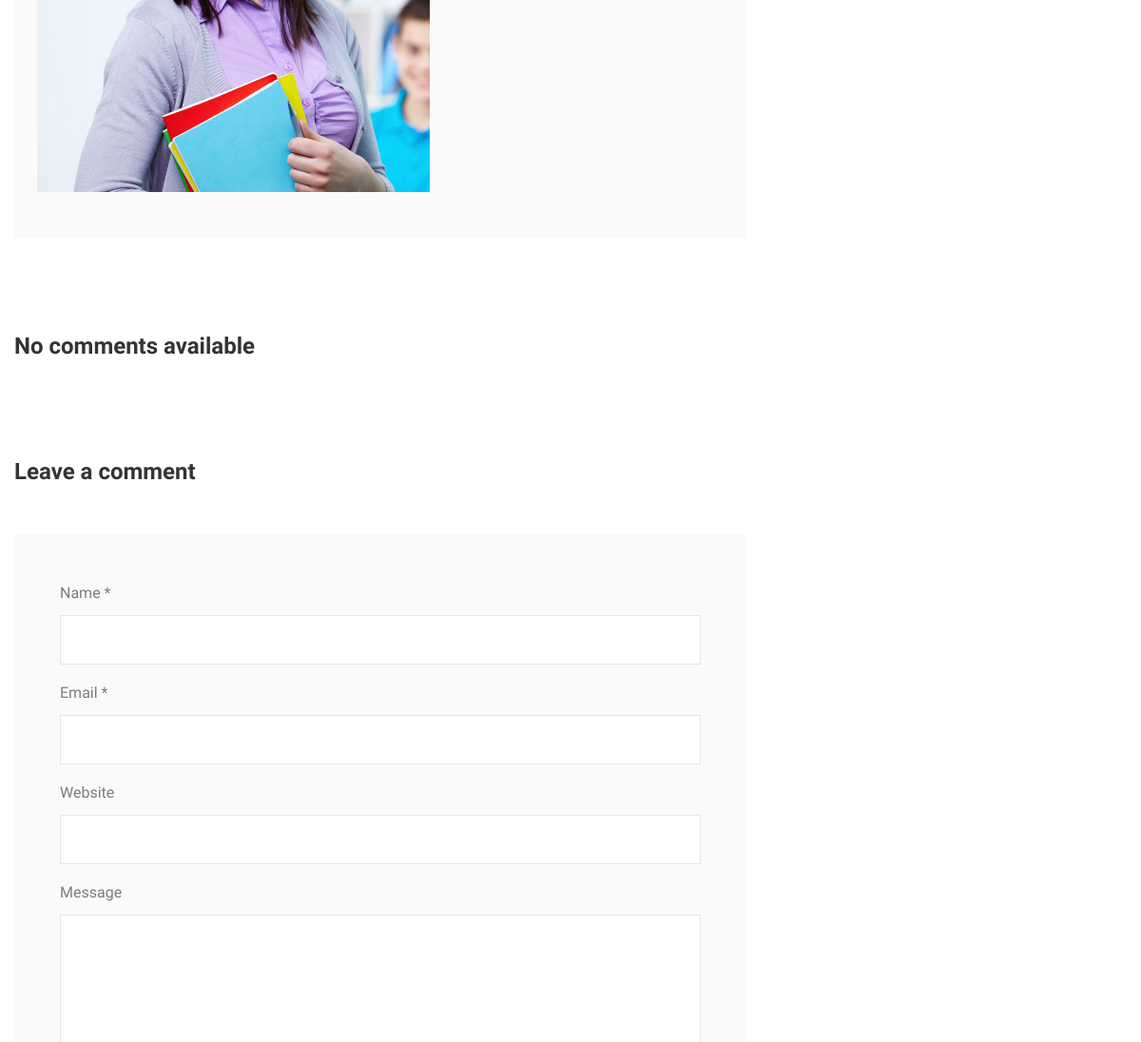
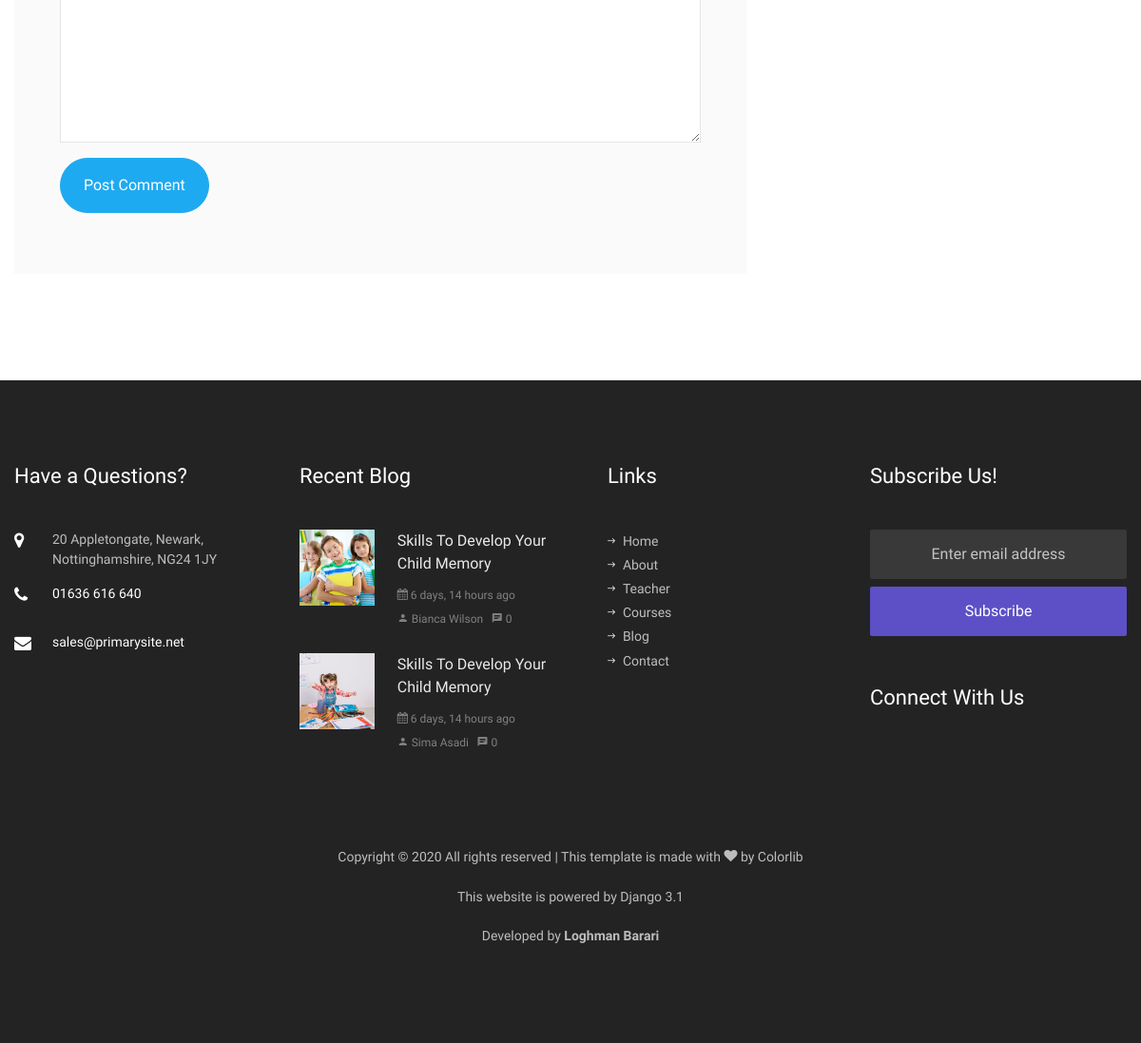
Before: /blog/6 (lower part) with the older database file (2 pictures, top to bottom).
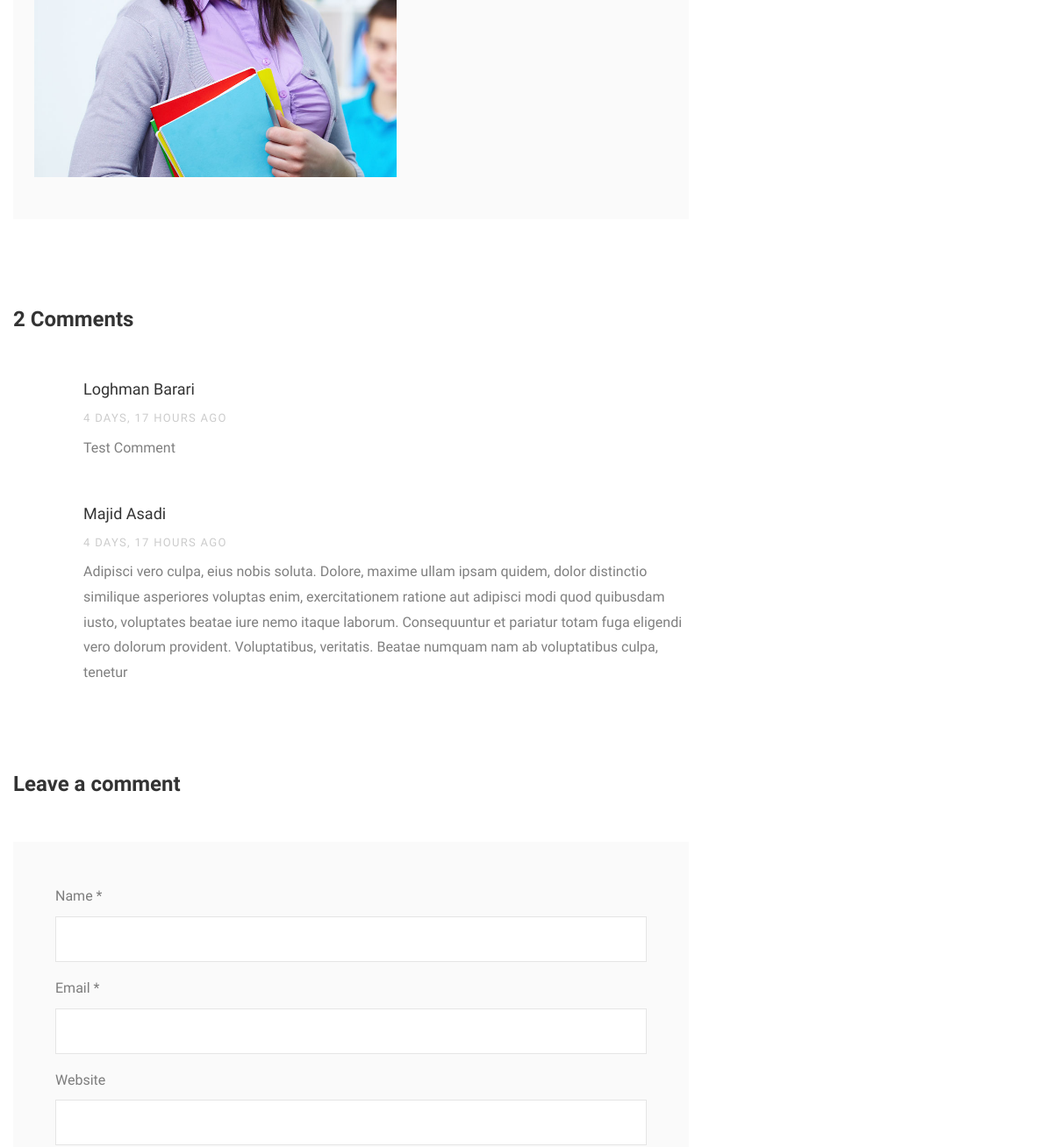
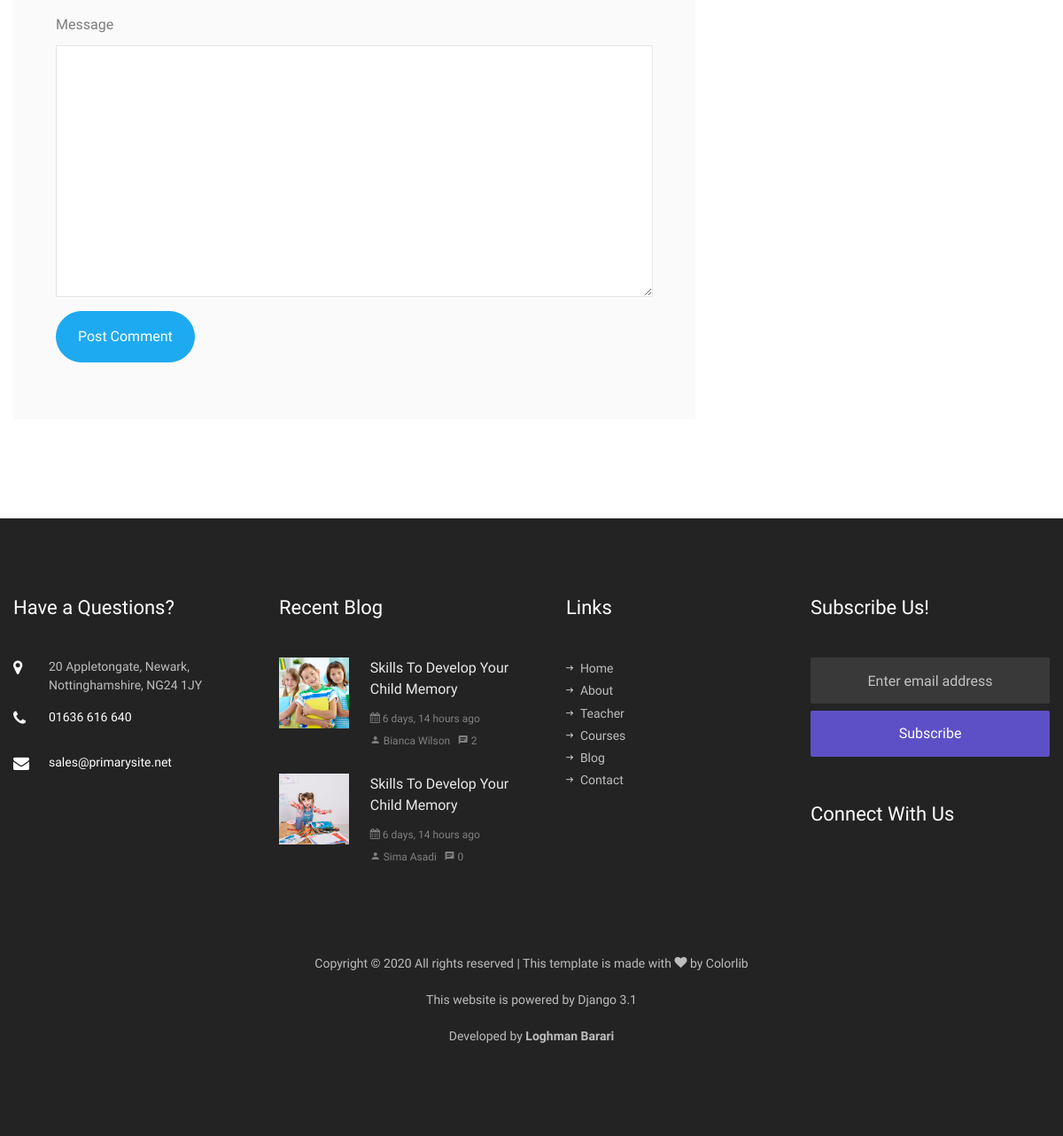
After: the same page with the newer database file (2 pictures, top to bottom).
### pages/models.py (models this page shows, shortened)
class BlogPost(models.Model):
    class Meta:
        db_table = 'kiddos_blog_post'
        indexes = [
            models.Index(name='search_on_blog_pots',
                         fields=['is_published', 'title', 'short_desc']),
        ]
        ordering = ('-create_date',)
    title = models.CharField('Title', max_length=128, blank=False, null=False,
                             help_text='Enter title of blog post')
    short_desc = models.CharField('Short Description', max_length=256)
    body = models.TextField(
        'Body', help_text='HTML tags can be used to decorating the text')
    tags = models.CharField(_('Tags'), max_length=128,
                            blank=True, null=False, default='')
    image = models.ImageField('Image', upload_to='images/%Y/%m/%d/',
                              validators=[validate_image_size])
    is_published = models.BooleanField(_('Is published!'), default=True)
    author = models.ForeignKey('pages.Teacher', on_delete=models.DO_NOTHING,
                               related_name='+', null=True,
                               verbose_name=_('Author'))
    create_date = models.DateTimeField(verbose_name=_('Creation Date'),
                                       auto_now_add=True, blank=True)
    create_user = models.ForeignKey(
        settings.AUTH_USER_MODEL,
        on_delete=models.CASCADE,
        related_name='+',
        blank=True,
        null=True,
        verbose_name=_('Created by'),
    )
    @property
    def tag_list(self):
        return self.tags and self.tags.split('|') or []
    @property
    def published_comments(self):
        return PostComment.objects.filter(blog_post__id=self.id,
                                          is_published=True)
    def get_absolute_url(self):
        from django.urls import reverse
        return reverse('blog-single', args=[str(self.id)])

class Teacher(models.Model):
    class Meta:
        db_table = 'kiddos_teacher'
    full_name = models.CharField(_('Full Name'), max_length=60)
    position = models.ForeignKey(TeacherPosition, on_delete=models.DO_NOTHING,
                                 related_name='+', verbose_name=_('Position'))
    short_desc = models.CharField(_('Short Description'), max_length=256)
    photo = models.ImageField(verbose_name=_('Photo'), upload_to='photos/%Y/%m/%d/',
                              null=True, blank=True,
                              validators=[validate_image_size])
    twitter = models.CharField(_('Twitter Account'), max_length=30,
                               blank=True, null=True)
    facebook = models.CharField(_('Facebook Account'), max_length=30,
                                blank=True, null=True)
    googleplus = models.CharField(_('Google+ Account'), max_length=30,
                                  blank=True, null=True)
    instagram = models.CharField(_('Instagram Account'), max_length=30,
                                 blank=True, null=True)
    is_published = models.BooleanField(_('Is published!'), default=True,
                                       null=False)
    publish_on_index = models.BooleanField(_('Is published on index page?!'),
                                           default=True, null=False)
    def __str__(self):
        return self.full_name

class PostComment(models.Model):
    class Meta:
        db_table = 'kiddos_post_comment'
    name = models.CharField(_('Name'), max_length=100, blank=False, null=False)
    blog_post = models.ForeignKey(BlogPost, related_name='comments',
                                  on_delete=models.CASCADE, null=False,
                                  verbose_name=_('Blog Post'),)
    email = models.EmailField(_("Email"), max_length=100, null=False,
                              blank=False)
    website = models.CharField(_('Website'), max_length=100, blank=True,
                               null=True)
    message = models.TextField(_('Message'), null=False)
    create_date = models.DateTimeField(_('Create Date'), auto_now_add=True,
                                       null=False)
    is_published = models.BooleanField(_('Is published!'), default=False,
                                       null=False)

### pages/views.py (the view)
# urls.py: path('blog/<int:id>', views.blog_single, name='blog-single'),
def blog_single(request, id):
    blog_post = get_object_or_404(models.BlogPost, pk=id)
    data = {'blog_post': blog_post}
    if request.POST:
        form = forms.MessageForm(request.POST)
        if form.is_valid():
            comment = models.PostComment(
                **dict(form.cleaned_data, blog_post=blog_post)
            )
            comment.save()
            data['comment'] = 'recieved'
    else:
        form = forms.MessageForm()
    data['form'] = form
    return render(request, 'pages/blog-single.html', data)

### pages/forms.py
class MessageForm(BaseForm):
    name = forms.CharField(required=True)
    email = forms.EmailField(required=True)
    website = forms.CharField(required=False)
    message = forms.CharField(required=False,
                              widget=forms.Textarea(
                                  attrs={'rows': 10, 'cols': 30}))

### pages/views.py (called while the page is built)
def render(request, template, data=None):
    if data is None:
        data = {}
    data.update(services.get_website_settings())
    return _render(request, template, data)

### templates/pages/blog-single.html (shortened to what this page needs)
{% extends 'base.html' %}
{% load static %}
{% load humanize %}
{% block content %}
<section class="ftco-section">
    <div class="container">
        <div class="row">
            <div class="col-lg-8 ftco-animate">
                {% if blog_post.author %}
                <div class="about-author d-flex p-4 bg-light">
                    <div class="bio mr-5">
                        <a href="{% url 'teacher' blog_post.author.id %}">
                            <img src="{{ blog_post.author.photo.url }}" alt="{{ blog_post.author.full_name }}"
                                class="img-fluid mb-4">
                        </a>
                    </div>
                    <div class="desc">
                    </div>
                </div>
                {% endif %}
                <div class="pt-5 mt-5">
                    {% if blog_post.published_comments.count %}
                    <h3 class="mb-5 h4 font-weight-bold">{{ blog_post.published_comments.count }} Comments</h3>
                    <ul class="comment-list">
                        {% for comment in blog_post.published_comments %}
                        <li class="comment">
                            <div class="comment-body">
                                <h3>{{ comment.name }}</h3>
                                <div class="meta mb-2">{{ comment.create_date|naturaltime }}</div>
                                <p>{{ comment.message }}</p>
                            </div>
                        </li>
                        {% endfor %}
                    </ul>
                    {% else %}
                    <h3 class="mb-5 h4 font-weight-bold">No comments available</h3>
                    {% endif %}
                    {% if comment == 'recieved' %}
                    <div class="comment-form-wrap pt-5">
                        <h2>Thank you!</h2>
                        <p>We recieved your comment and review it as soon as posible</p>
                        <p>We will return back to you if it needs</p>
                    </div>
                    {% else %}
                    <div class="comment-form-wrap pt-5">
                        <h3 class="mb-5 h4 font-weight-bold">Leave a comment</h3>
                        <form action="{% url 'blog-single' blog_post.id %}" method="POST" class="p-5 bg-light">
                            <div class="form-group">
                                <label for="{{ form.name.id_for_label }}">Name *</label>
                                {{ form.name }}
                            </div>
                            <div class="form-group">
                                <label for="{{ form.email.id_for_label }}">Email *</label>
                                {{ form.email }}
                            </div>
                            <div class="form-group">
                                <label for="{{ form.website.id_for_label }}">Website</label>
                                {{ form.website }}
                            </div>
                            <div class="form-group">
                                <label for="{{ form.message.id_for_label }}">Message</label>
                                {{ form.message }}
                            </div>
                            <div class="form-group">
                                <input type="submit" value="Post Comment" class="btn py-3 px-4 btn-primary">
                            </div>
                        </form>
                    </div>
                    {% endif %}
                </div>
            </div>
            <div class="col-lg-4 sidebar ftco-animate">
            </div>
        </div>
    </div>
</section>
{% endblock %}

### templates/partials/_footer.html (shortened to what the changed rows need)
{% load humanize %}
<footer class="ftco-footer ftco-bg-dark ftco-section">
  <div class="container">
    <div class="row mb-5">
      <div class="col-md-6 col-lg-3">
        <div class="ftco-footer-widget mb-5">
          <h2 class="ftco-heading-2">Have a Questions?</h2>
        </div>
      </div>
      <div class="col-md-6 col-lg-3">
        <div class="ftco-footer-widget mb-5">
          <h2 class="ftco-heading-2">Recent Blog</h2>
          {% if latest_blog_posts %} {% for blog_post in latest_blog_posts %}
          <div class="block-21 mb-4 d-flex">
            <a href="{% url 'blog-single' blog_post.id %}" class="blog-img mr-4"
              style="background-image: url('{{ blog_post.image.url }}');"></a>
            <div class="text">
              <h3 class="heading">
                <a href="{% url 'blog-single' blog_post.id %}">
                  {{ blog_post.title }}</a></h3>
              <div class="meta">
                <div>
                  <a href="#">
                    <span class="icon-calendar"></span>
                    {{ blog_post.create_date|naturaltime }}</a>
                </div>
                <div>
                  <a href="{% url 'teacher' blog_post.author.id %}"><span class="icon-person"></span>
                    {{ blog_post.author }}</a>
                </div>
                <div>
                  <a href="{{ blog_post.get_absolute_url }}">
                    <span class="icon-chat"></span> {{ blog_post.published_comments.count }}</a>
                </div>
              </div>
            </div>
          </div>
          {% endfor %} {% else %}
          <h3>No recent post found!</h3>
          {% endif %}
        </div>
      </div>
      <div class="col-md-6 col-lg-3">
        <div class="ftco-footer-widget mb-5 ml-md-4">
          <h2 class="ftco-heading-2">Links</h2>
        </div>
      </div>
      <div class="col-md-6 col-lg-3">
        <div class="ftco-footer-widget mb-5">
          <h2 class="ftco-heading-2">Subscribe Us!</h2>
        </div>
        <div class="ftco-footer-widget mb-5">
          <h2 class="ftco-heading-2 mb-0">Connect With Us</h2>
        </div>
      </div>
    </div>
  </div>
</footer>

Changed rows visible on the page:
shown differently, row unchanged: BlogPost "Bianca Wilson": published_comments.count (not shown) → "2"; published_comments.count "0" → "2"
added PostComment: name "Loghman Barari", create_date "4 DAYS, 17 HOURS AGO", message "Test Comment"
added PostComment: name "Majid Asadi", create_date "4 DAYS, 17 HOURS AGO", message "Adipisci vero culpa, eius nobis soluta. Dolore, maxime ullam ipsam quidem, dolor distinctio similique asperiores voluptas enim, exercitationem ratione aut adipisci modi quod quibusdam iusto, voluptates beatae iure nemo itaque laborum. Consequuntur et pariatur totam fuga eligendi vero dolorum provident. Voluptatibus, veritatis. Beatae numquam nam ab voluptatibus culpa, tenetur"
Other visible differences:
text no longer shown: "No comments available"
text now shown: "Comments"
